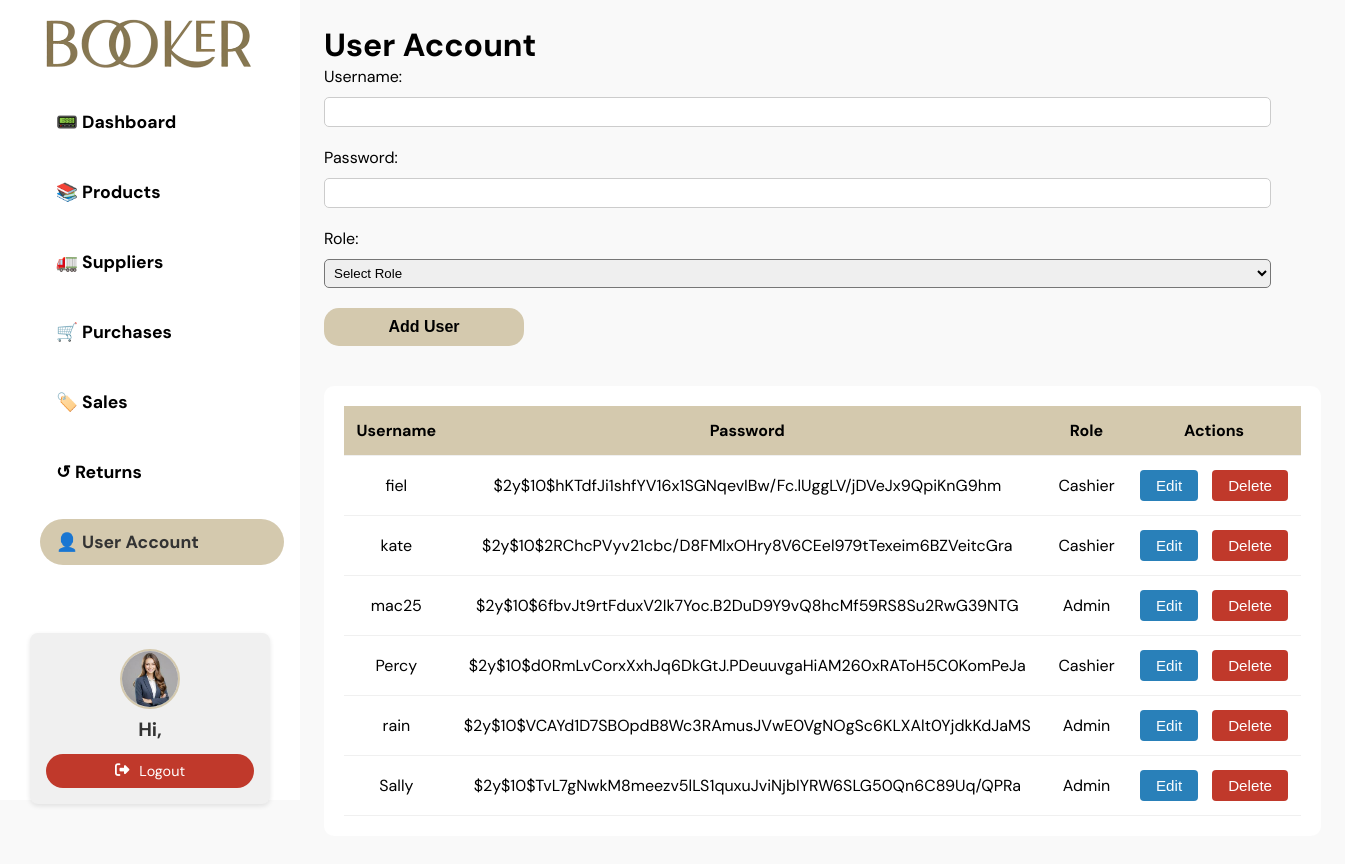
The app's page /users-menu.php with its own data.
### tables this page shows
CREATE TABLE `users` (
  `username` varchar(25) NOT NULL,
  `password` varchar(255) NOT NULL,
  `role` varchar(25) NOT NULL
);

### users-menu.php (the view, shortened to what this page needs)
<?php
$adminUsername = $_SESSION['username'] ?? null;
require_once 'dbConnection.php';
$sql = "SELECT username, password, role FROM users";
$result = $conn->query($sql);
?>
<!DOCTYPE html>
<html lang="en">
<head>
    <link rel="stylesheet" href="https://cdnjs.cloudflare.com/ajax/libs/font-awesome/6.5.0/css/all.min.css">
    <link rel="stylesheet" href="styles.css">
</head>
<body>
    <div class="usersBody">
        <aside id="sidebar">
            <img src="uploads/booker-logo.png" alt="Logo">
            <ul>
                <li><a href="dashboard-menu.php"><span>📟 Dashboard</span></a></li>
                <li><a href="products-menu.php"><span>📚 Products</span></a></li>
                <li><a href="suppliers-menu.php"><span>🚛 Suppliers</span></a></li>
                <li><a href="purchases-menu.php"><span>🛒 Purchases</span></a></li>
                <li><a href="sales-menu.php"><span>🏷️ Sales</span></a></li>
                <li><a href="returns-menu.php"><span>↺ Returns</span></a></li>
                <li><a href="users-menu.php"><span>👤 User Account</span></a></li>
                <li onclick="window.location.href='logout.php';"></li>
            </ul>
            <div class="profile-card">
                <img class="profile-card-img" src="uploads\profile.jpg" alt="Profile Picture">
                <h4 class="profile-card-username">Hi, <?php echo $adminUsername; ?></h4>
                <div class="logout">
                    <a onclick="window.location.href='logout.php';"><i class="fas fa-sign-out-alt"></i><span>Logout</span></a>
                </div>
            </div>
        </aside>
    <main class="users-maincontent">
        <h1>User Account</h1>
        <div class="input-form">
        <form action="add-user.php" method="post">
            <div id="input-name">
                    <label for="username">Username:</label>
                    <input type="text" id="username" name="username" required>
                </div>
                <div id="input-password">
                    <label for="password">Password:</label>
                    <input type="password" id="password" name="password" required>
                </div>
                <div id="input-role">
                    <label for="role">Role:</label>
                    <select name="role" id="role_admin" style="width: 95%; padding: 5px; border-radius: 5px;">
                        <option value="">Select Role</option>
                    </select>
                </div>
                <button type="submit">Add User</button>
        </form>
        </div>
        <div class="listTable">
            <table>
                <thead>
                    <tr>
                        <th>Username</th>
                        <th>Password</th>
                        <th>Role</th>
                        <th>Actions</th>
                    </tr>
                </thead>
                <tbody>
                    <?php while ($row = $result->fetch_assoc()) { ?>
                        <tr>
                            <td><?php echo htmlspecialchars($row['username']); ?></td>
                            <td><?php echo htmlspecialchars($row['password']); ?></td>
                            <td><?php echo htmlspecialchars($row['role']); ?></td>
                            <td>
                                <div class="action-buttons">
                                    <button onclick='openEditModal(<?= htmlspecialchars(json_encode($row), ENT_QUOTES, "UTF-8") ?>)'>Edit</button>
                                    <button class="btn-delete" onclick="deleteUser('<?= htmlspecialchars($row['username'], ENT_QUOTES, 'UTF-8') ?>')">Delete</button>
                                </div>
                            </td>
                        </tr>
                    <?php } ?>
                </tbody>
            </table>
        </div>
    </main>
    </div>
</body>
</html>

### styles.css (style rules this page uses)
* { margin: 0; padding: 0; box-sizing: border-box; }
body { background-color: #f9f9f9; font-family: "DM Sans", sans-serif; }
aside { grid-area: sidebar; background-color: white; height: 100vh; position: sticky; top: 0; left: 0; padding-top: 1rem; }
aside img { display: block; margin: 0 auto 1rem; width: 80%; }
aside ul { list-style: none; padding-left: 1.5rem; }
aside ul li, aside ul li a { display: block; padding: 0.75rem 1rem; color: black; text-decoration: none; font-weight: bold; border-radius: 4px; font-size: 1.1rem; cursor: pointer; }
aside ul li a.active { background-color: #d4c9ae; color: #333; border-radius: 30px; }
.profile-card { display: flex; flex-direction: column; align-items: center; padding: 1rem; background-color: #f0f0f0; border-radius: 8px; margin: 2rem auto; box-shadow: 0 2px 5px rgba(0, 0, 0, 0.1); width: 80%; }
.profile-card-img { width: 60px; height: 60px; border-radius: 50%; object-fit: cover; margin-bottom: 0.5rem; border: 2px solid #d4c9ae; }
.profile-card-username { font-size: 1.2rem; font-weight: bold; color: #333; margin-bottom: 0.75rem; text-align: center; }
.profile-card .logout { width: 100%; }
.profile-card .logout a { display: flex; justify-content: center; align-items: center; gap: 10px; padding: 0.5rem 1rem; border-radius: 20px; font-size: 0.9em; background: #c0392b; color: #fff; text-decoration: none; }
.dashboardBody, .productsBody, .suppliersBody, .purchasesBody, .usersBody, .returnsBody { min-height: 100vh; display: grid; grid-template-columns: 300px 1fr; grid-template-rows: auto 1fr; grid-template-areas: "sidebar main" "sidebar main"; }
main { grid-area: main; padding: 1.5rem; background-color: #f9f9f9; }
.input-form form { display: flex; flex-direction: column; gap: 20px; }
.input-form form label { display: block; margin-bottom: 10px; }
.input-form form input { padding: 5px; border: 1px solid #ccc; border-radius: 5px; font-size: 1em; width: 95%; }
.input-form form button { padding: 10px; background: #d4c9ae; color: black; font-weight: bold; border: none; border-radius: 15px; font-size: 1em; cursor: pointer; width: 200px; }
.listTable { margin: 40px auto; background: white; border-radius: 10px; overflow-x: auto; padding: 20px; }
.listTable table { width: 100%; border-collapse: collapse; min-width: 800px; }
.listTable th, .listTable td { padding: 14px 12px; text-align: center; border-bottom: 1px solid #f0f0f0; font-size: 1em; }
.listTable th { background: #d4c9ae; color: black; font-weight: bold; position: sticky; top: 0; z-index: 1; }
.listTable .action-buttons { display: flex; gap: 8px; justify-content: center; }
.action-buttons button { background: #2980b9; color: #fff; border: none; border-radius: 4px; padding: 7px 16px; margin-right: 6px; cursor: pointer; font-size: 0.95em; }
.action-buttons button:last-child { background: #c0392b; margin-right: 0; }

### records on screen
users: username "fiel", password "$2y$10$hKTdfJi1shfYV16x1SGNqevIBw/Fc.lUggLV/jDVeJx9QpiKnG9hm", role "Cashier"
users: username "kate", password "$2y$10$2RChcPVyv21cbc/D8FMlxOHry8V6CEel979tTexeim6BZVeitcGra", role "Cashier"
users: username "mac25", password "$2y$10$6fbvJt9rtFduxV2Ik7Yoc.B2DuD9Y9vQ8hcMf59RS8Su2RwG39NTG", role "Admin"
users: username "Percy", password "$2y$10$d0RmLvCorxXxhJq6DkGtJ.PDeuuvgaHiAM260xRAToH5C0KomPeJa", role "Cashier"
users: username "rain", password "$2y$10$VCAYd1D7SBOpdB8Wc3RAmusJVwE0VgNOgSc6KLXAlt0YjdkKdJaMS", role "Admin"
users: username "Sally", password "$2y$10$TvL7gNwkM8meezv5lLS1quxuJviNjbIYRW6SLG50Qn6C89Uq/QPRa", role "Admin"
